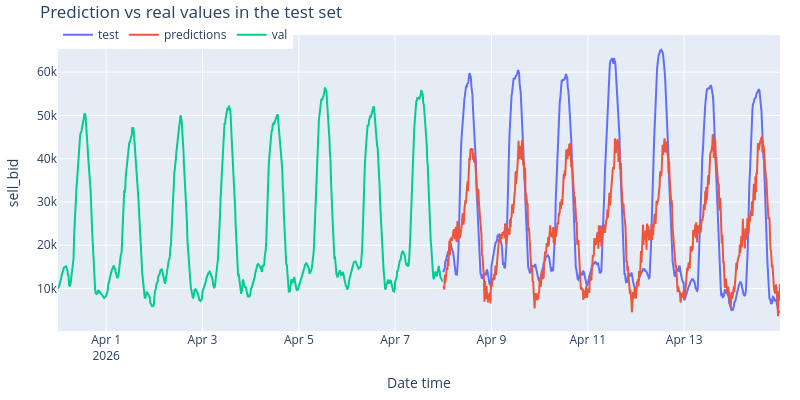

The code cell stored with this chart in its notebook:
### Code cell
# Plotting predictions vs real values in the test set
# ==============================================================================
fig = go.Figure()
trace1 = go.Scatter(x=data_test.index, y=data_test[TARGET_COL], name="test", mode="lines")
trace2 = go.Scatter(
    x=predictions.index,
    y=predictions.loc[predictions["level"] == TARGET_COL, "pred"],
    name="predictions", mode="lines"
)
trace3 = go.Scatter(x=data_val.index, y=data_val[TARGET_COL], name="val", mode="lines")
fig.add_trace(trace1)
fig.add_trace(trace2)
fig.add_trace(trace3)
fig.update_layout(
    title="Prediction vs real values in the test set",
    xaxis_title="Date time",
    yaxis_title=TARGET_COL,
    width=800,
    height=400,
    margin=dict(l=20, r=20, t=35, b=20),
    legend=dict(orientation="h", yanchor="top", y=1.05, xanchor="left", x=0)
)
fig.show()

### Figure 1 — Plotly figure (JSON) as saved in the notebook; plotly's stock layout.template omitted (floating-point values rounded to 4 significant figures; data arrays with more than 128 entries replaced by an {"elided": "..."} marker saying what was removed)
{"data": [{"mode": "lines", "name": "test", "type": "scatter", "x": {"elided": "672 str values"}, "y": {"elided": "672 float values"}}, {"mode": "lines", "name": "predictions", "type": "scatter", "x": {"elided": "672 str values"}, "y": {"elided": "672 float values"}}, {"mode": "lines", "name": "val", "type": "scatter", "x": {"elided": "768 str values"}, "y": {"elided": "768 float values"}}], "layout": {"height": 400, "legend": {"orientation": "h", "x": 0, "xanchor": "left", "y": 1.05, "yanchor": "top"}, "margin": {"b": 20, "l": 20, "r": 20, "t": 35}, "title": {"text": "Prediction vs real values in the test set"}, "width": 800, "xaxis": {"title": {"text": "Date time"}}, "yaxis": {"title": {"text": "sell_bid"}}}}
